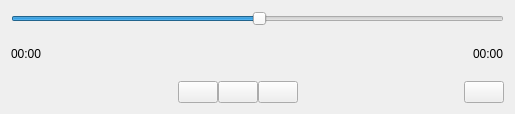
<?xml version="1.0" encoding="UTF-8"?>
<ui version="4.0">
 <class>VideoControlBar</class>
 <widget class="QWidget" name="VideoControlBar">
  <property name="geometry">
   <rect>
    <x>0</x>
    <y>0</y>
    <width>515</width>
    <height>114</height>
   </rect>
  </property>
  <property name="sizePolicy">
   <sizepolicy hsizetype="Preferred" vsizetype="Fixed">
    <horstretch>0</horstretch>
    <verstretch>0</verstretch>
   </sizepolicy>
  </property>
  <property name="windowTitle">
   <string>Form</string>
  </property>
  <layout class="QVBoxLayout" name="verticalLayout_2">
   <item>
    <layout class="QVBoxLayout" name="verticalLayout">
     <item>
      <widget class="QSlider" name="slider">
       <property name="singleStep">
        <number>1</number>
       </property>
       <property name="value">
        <number>50</number>
       </property>
       <property name="orientation">
        <enum>Qt::Horizontal</enum>
       </property>
       <property name="tickInterval">
        <number>100</number>
       </property>
      </widget>
     </item>
     <item>
      <layout class="QHBoxLayout" name="horizontalLayout_2">
       <item>
        <widget class="QLabel" name="startTime">
         <property name="text">
          <string>00:00</string>
         </property>
        </widget>
       </item>
       <item>
        <spacer name="horizontalSpacer_3">
         <property name="orientation">
          <enum>Qt::Horizontal</enum>
         </property>
         <property name="sizeHint" stdset="0">
          <size>
           <width>40</width>
           <height>20</height>
          </size>
         </property>
        </spacer>
       </item>
       <item>
        <widget class="QLabel" name="endTime">
         <property name="text">
          <string>00:00</string>
         </property>
        </widget>
       </item>
      </layout>
     </item>
     <item>
      <layout class="QHBoxLayout" name="horizontalLayout">
       <property name="spacing">
        <number>0</number>
       </property>
       <item>
        <spacer name="horizontalSpacer">
         <property name="orientation">
          <enum>Qt::Horizontal</enum>
         </property>
         <property name="sizeHint" stdset="0">
          <size>
           <width>40</width>
           <height>20</height>
          </size>
         </property>
        </spacer>
       </item>
       <item>
        <widget class="QPushButton" name="play">
         <property name="sizePolicy">
          <sizepolicy hsizetype="Fixed" vsizetype="Fixed">
           <horstretch>0</horstretch>
           <verstretch>0</verstretch>
          </sizepolicy>
         </property>
         <property name="baseSize">
          <size>
           <width>0</width>
           <height>0</height>
          </size>
         </property>
         <property name="cursor">
          <cursorShape>PointingHandCursor</cursorShape>
         </property>
         <property name="toolTip">
          <string>Play video</string>
         </property>
         <property name="toolTipDuration">
          <number>-1</number>
         </property>
         <property name="statusTip">
          <string/>
         </property>
         <property name="whatsThis">
          <string/>
         </property>
         <property name="styleSheet">
          <string notr="true"/>
         </property>
         <property name="text">
          <string/>
         </property>
         <property name="icon">
          <iconset resource="../../res.qrc">
           <normaloff>:/res/img/play.png</normaloff>:/res/img/play.png</iconset>
         </property>
         <property name="iconSize">
          <size>
           <width>25</width>
           <height>25</height>
          </size>
         </property>
         <property name="checkable">
          <bool>false</bool>
         </property>
        </widget>
       </item>
       <item>
        <widget class="QPushButton" name="pause">
         <property name="sizePolicy">
          <sizepolicy hsizetype="Fixed" vsizetype="Fixed">
           <horstretch>0</horstretch>
           <verstretch>0</verstretch>
          </sizepolicy>
         </property>
         <property name="cursor">
          <cursorShape>PointingHandCursor</cursorShape>
         </property>
         <property name="toolTip">
          <string>Pause video</string>
         </property>
         <property name="text">
          <string/>
         </property>
         <property name="icon">
          <iconset resource="../../res.qrc">
           <normaloff>:/res/img/pause.png</normaloff>:/res/img/pause.png</iconset>
         </property>
         <property name="iconSize">
          <size>
           <width>25</width>
           <height>25</height>
          </size>
         </property>
        </widget>
       </item>
       <item>
        <widget class="QPushButton" name="stop">
         <property name="sizePolicy">
          <sizepolicy hsizetype="Fixed" vsizetype="Fixed">
           <horstretch>0</horstretch>
           <verstretch>0</verstretch>
          </sizepolicy>
         </property>
         <property name="baseSize">
          <size>
           <width>0</width>
           <height>0</height>
          </size>
         </property>
         <property name="cursor">
          <cursorShape>PointingHandCursor</cursorShape>
         </property>
         <property name="toolTip">
          <string>Stop video</string>
         </property>
         <property name="text">
          <string/>
         </property>
         <property name="icon">
          <iconset resource="../../res.qrc">
           <normaloff>:/res/img/stop.png</normaloff>:/res/img/stop.png</iconset>
         </property>
         <property name="iconSize">
          <size>
           <width>25</width>
           <height>25</height>
          </size>
         </property>
        </widget>
       </item>
       <item>
        <spacer name="horizontalSpacer_2">
         <property name="orientation">
          <enum>Qt::Horizontal</enum>
         </property>
         <property name="sizeHint" stdset="0">
          <size>
           <width>40</width>
           <height>20</height>
          </size>
         </property>
        </spacer>
       </item>
       <item>
        <widget class="QPushButton" name="add">
         <property name="sizePolicy">
          <sizepolicy hsizetype="Fixed" vsizetype="Fixed">
           <horstretch>0</horstretch>
           <verstretch>0</verstretch>
          </sizepolicy>
         </property>
         <property name="baseSize">
          <size>
           <width>0</width>
           <height>0</height>
          </size>
         </property>
         <property name="cursor">
          <cursorShape>PointingHandCursor</cursorShape>
         </property>
         <property name="toolTip">
          <string>Add new move</string>
         </property>
         <property name="text">
          <string/>
         </property>
         <property name="icon">
          <iconset resource="../../res.qrc">
           <normaloff>:/res/img/plus.png</normaloff>:/res/img/plus.png</iconset>
         </property>
         <property name="iconSize">
          <size>
           <width>25</width>
           <height>25</height>
          </size>
         </property>
        </widget>
       </item>
      </layout>
     </item>
    </layout>
   </item>
  </layout>
 </widget>
 <resources>
  <include location="../../res.qrc"/>
 </resources>
 <connections/>
</ui>
